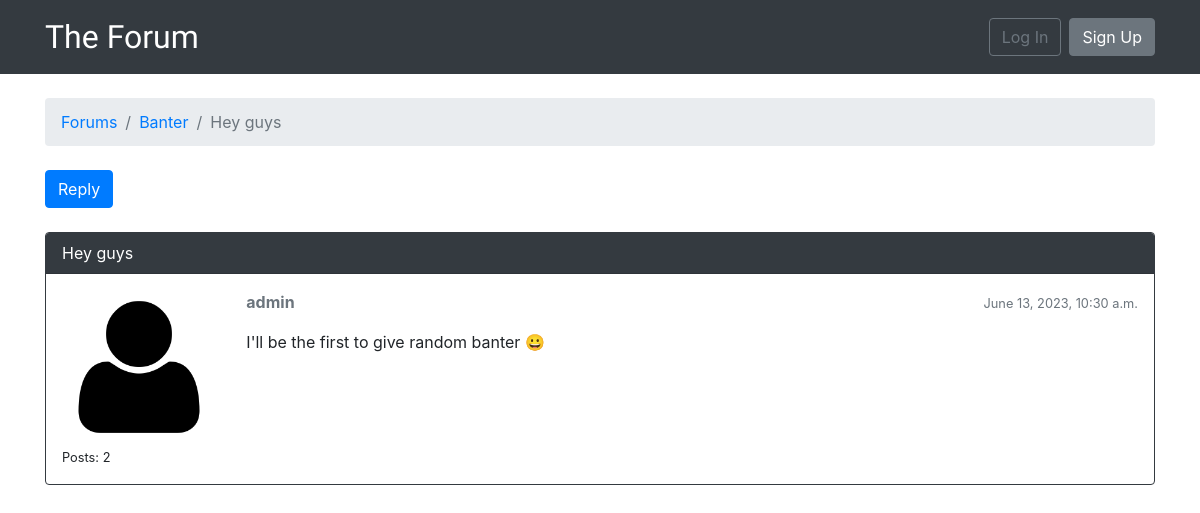
The app's page /forum/1/topics/1/, older data.
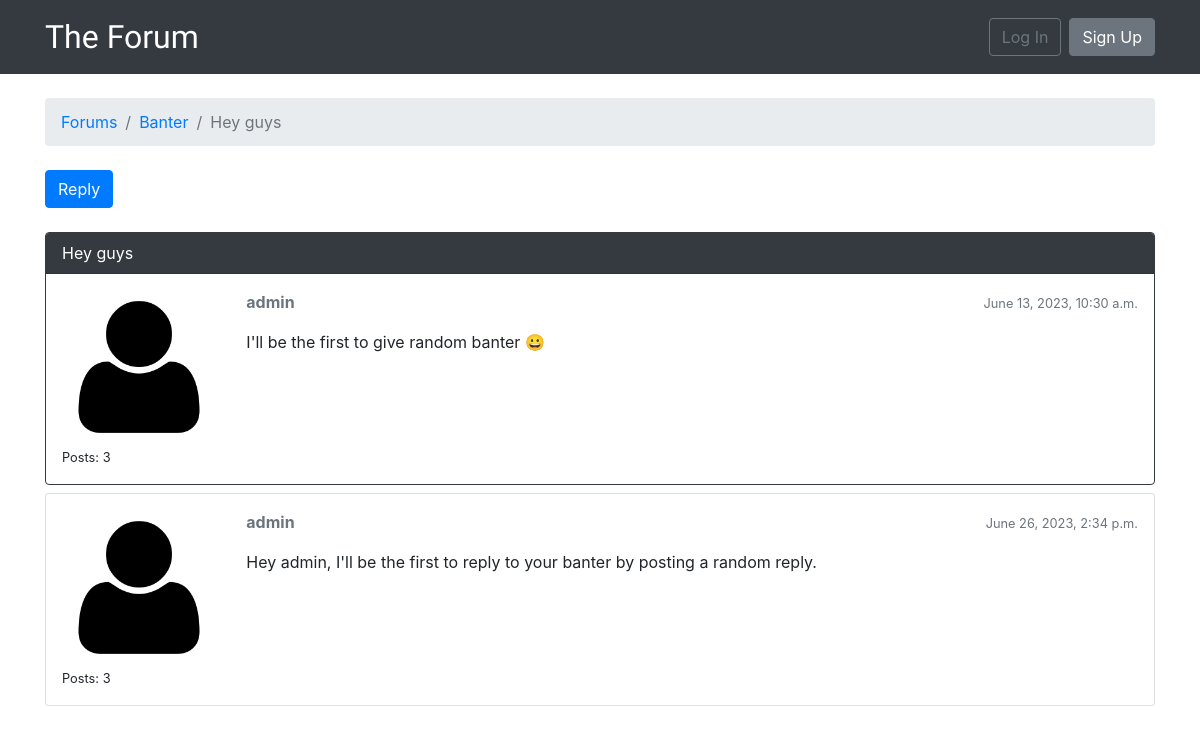
The same page, newer data.
### forum/models.py (models this page shows, shortened)
class Topic(models.Model):
    subject = models.CharField(max_length=255)
    last_updated = models.DateTimeField(auto_now_add=True)
    forum = models.ForeignKey(
        Forum, related_name='topics', on_delete=models.CASCADE)
    opener = models.ForeignKey(
        User, related_name='topics', on_delete=models.CASCADE)
    views = models.PositiveBigIntegerField(default=0)

class Forum(models.Model):
    name = models.CharField(max_length=24, unique=True)
    description = models.CharField(max_length=100)

class Post(models.Model):
    message = models.TextField(max_length=400)
    topic = models.ForeignKey(
        Topic, related_name='posts', on_delete=models.CASCADE)
    created_at = models.DateTimeField(auto_now_add=True)
    updated_at = models.DateTimeField(null=True)
    created_by = models.ForeignKey(
        User, related_name='posts', on_delete=models.CASCADE)
    updated_by = models.ForeignKey(
        User, null=True, related_name='+', on_delete=models.CASCADE)

### forum/views.py (the view)
def topic_posts(request, pk, topic_pk):
    topic = get_object_or_404(Topic, forum__pk=pk, pk=topic_pk)
    topic.views += 1
    topic.save()
    return render(request, 'topic_posts.html', {'topic': topic})

### templates/topic_posts.html (shortened to what this page needs)
{% extends 'base.html' %}
{% load static %}
{% block breadcrumb %}
    <li class="breadcrumb-item"><a href="{% url 'home' %}">Forums</a></li>
    <li class="breadcrumb-item"><a href="{% url 'forum_topics' topic.forum.pk %}">{{ topic.forum.name }}</a></li>
    <li class="breadcrumb-item active">{{ topic.subject }}</li>
{% endblock %}
{% block content %}
    <div class="mb-4">
        <a href="#" class="btn btn-primary" role="button">Reply</a>
    </div>
    {% for post in topic.posts.all %}
    <div class="card mb-2 {% if forloop.first %}border-dark{% endif %}">
        {% if forloop.first %}
            <div class="card-header text-white bg-dark py-2 px-3">
                {{ topic.subject}}
            </div>
        {% endif %}
        <div class="card-body p-3">
            <div class="row">
                <div class="col-2">
                    <img src="{% static 'img/user_icon.png' %}" alt="{{ post.created_by.username }}" class="w-100">
                    <small>Posts: {{ post.created_by.posts.count }}</small>
                </div>
                <div class="col-10">
                    <div class="row mb-3">
                        <div class="col-6">
                            <strong class="text-muted">{{ post.created_by.username }}</strong>
                        </div>
                        <div class="col-6 text-right">
                            <small class="text-muted">{{ post.created_at }}</small>
                        </div>
                    </div>
                    {{ post.message }}
                </div>
            </div>
        </div>
    </div>
    {% endfor %}
{% endblock %}

### templates/base.html (shortened to what this page needs)
{% load static %}<!DOCTYPE html>
<html>
    <head>
        <link rel="stylesheet" href="{% static 'css/bootstrap.min.css' %}">
        <link rel="stylesheet" href="{% static 'css/app.css' %}">
    </head>
    <body>
        {% block body %}
            <nav class="navbar navbar-expand-sm navbar-dark bg-dark">
                <div class="container">
                    <a class="navbar-brand" href="{% url 'home' %}">The Forum</a>
                    <div class="collapse navbar-collapse" id="mainMenu">
                        {% if user.is_authenticated %}
                            <ul class="navbar-nav ml-auto">
                                <li class="nav-item dropdown">
                                    <a class="nav-link" dropdown-toggle href="#" id="userMenu"
                                        data-toggle="dropdown" aria-haspopup="true" aria-expanded="false">
                                        {{ user.username }}
                                    </a>
                                    <div class="dropdown-menu dropdown-menu-right" aria-labelledby="userMenu">
                                        <a class="dropdown-item" href="#">My Account</a>
                                        <a class="dropdown-item" href="#">Change Password</a>
                                        <div class="dropdown-divider"></div>
                                        <a class="dropdown-item" href="{% url 'logout' %}">Log Out</a>
                                    </div>
                                </li>
                            </ul>
                        {% else %}
                            <form class="form-inline ml-auto">
                                <a href="{% url 'login' %}" class="btn btn-outline-secondary">Log In</a>
                                <a href="{% url 'signup' %}" class="btn btn-secondary ml-2">Sign Up</a>
                            </form>
                        {% endif %}
                    </div>
                </div>
            </nav>
            <div class="container">
                <ol class="breadcrumb my-4">
                    {% block breadcrumb %}
                    {% endblock %}
                </ol>
                {% block content %}
                {% endblock %}
            </div>
        {% endblock body %}
    </body>
</html>

### static/css/app.css (style rules this page uses)
.navbar-brand { font-family: 'Moirai One', cursive; font-size: xx-large; }

Row changes from the older to the newer data that the page shows:
computed for Post "I'll be the first to give random banter 😀": created_by.posts.count "2" → "3"
added Post: created_by.posts.count "3", created_by.username "admin", created_at "June 26, 2023, 2:34 p.m.", message "Hey admin, I'll be the first to reply to your banter by posting a random reply."
